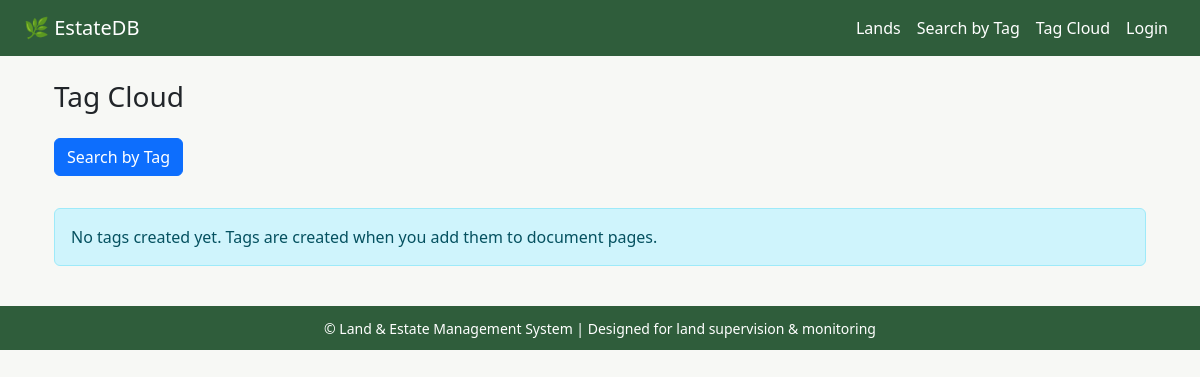
The app's page /documents/tags/, older data.
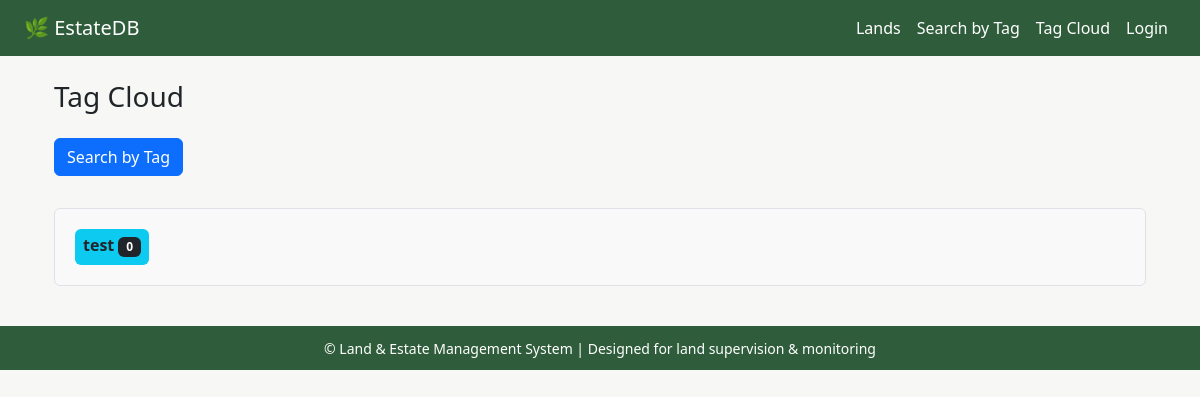
The same page, newer data.
### documents/models.py (models this page shows, shortened)
class Tag(models.Model):
    name = models.CharField(max_length=100, unique=True)

### documents/views.py (the view)
# urls.py: path('tags/', views.tag_cloud, name='tag_cloud'),
def tag_cloud(request):
    tags = Tag.objects.all()
    return render(request, "documents/tag_cloud.html", {'tags': tags})

### documents/templates/documents/tag_cloud.html
{% extends "base.html" %}
{% block content %}
<div class="container mt-4">
    <h3 class="mb-4">Tag Cloud</h3>
    <p><a href="{% url 'documents:search_by_tag' %}" class="btn btn-primary mb-3">Search by Tag</a></p>
    {% if tags %}
    <div class="p-3 border rounded" style="background:#f9f9f9;">
        {% for tag in tags %}
        <a href="{% url 'documents:search_by_tag' %}?q={{ tag.name }}"
            class="badge bg-info text-dark m-1 p-2"
            style="font-size: 1rem; text-decoration: none;">
            {{ tag.name }} <span class="badge bg-dark">{{ tag.page_tags.count }}</span>
        </a>
        {% endfor %}
    </div>
    {% else %}
    <div class="alert alert-info">No tags created yet. Tags are created when you add them to document pages.</div>
    {% endif %}
</div>
{% endblock %}

Row changes from the older to the newer data that the page shows:
added Tag: name "test", page_tags.count "0"
Text that changed along with them:
text no longer shown: "No tags created yet. Tags are created when you add them to document pages."
